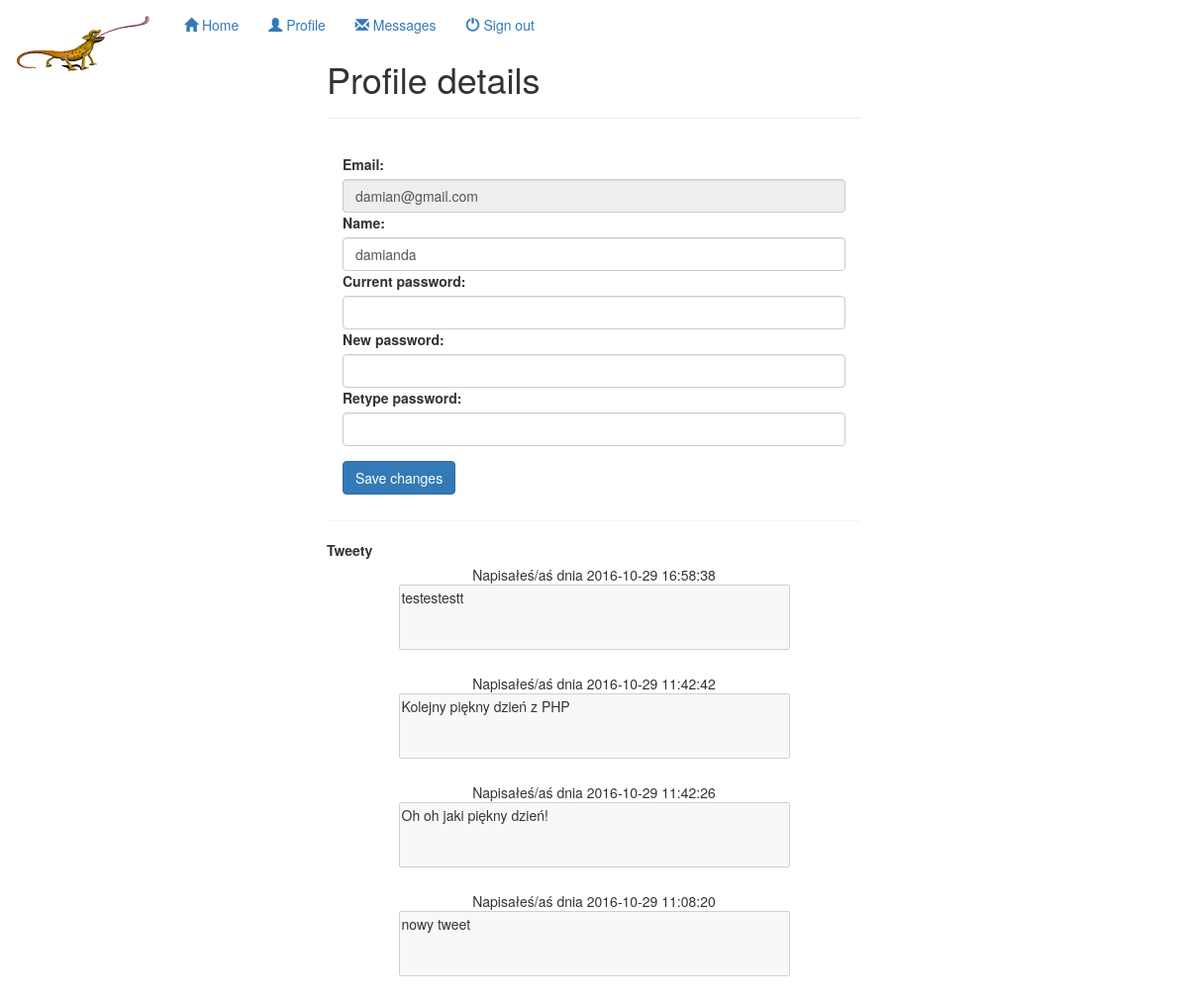
Screenshot of /account.php (signed in) with the database file from the repository.
### tables this page shows
CREATE TABLE IF NOT EXISTS `Users` (
  `id` int(11) NOT NULL AUTO_INCREMENT,
  `email` varchar(255) NOT NULL,
  `name` varchar(255) NOT NULL,
  `hashed_password` varchar(255) NOT NULL,
  PRIMARY KEY (`id`),
  UNIQUE KEY `email` (`email`)
);

CREATE TABLE IF NOT EXISTS `Tweet` (
  `id` int(11) NOT NULL AUTO_INCREMENT,
  `user_id` int(11) DEFAULT NULL,
  `content` varchar(140) NOT NULL,
  `creation_date` datetime NOT NULL,
  PRIMARY KEY (`id`),
  KEY `user_id` (`user_id`)
);

### src/User.php (called while the page is built, shortened)
<?php
class User {
    private $id;
    private $name;
    private $email;
    public function __construct() {
        $this->id = -1;
        $this->name = '';
        $this->email = '';
    }
    public function getId() {
        return $this->id;
    }
    public function setName($name) {
        if (is_string($name) && strlen(trim($name)) > 0) {
            $this->name = trim($name);
        }
    }
    public function getName() {
        return $this->name;
    }
    public function setEmail($email) {
        if (is_string($email) && strlen(trim($email)) >= 5) {
            $this->email = trim($email);
        }
    }
    public function getEmail() {
        return $this->email;
    }
    static public function loadUserById(mysqli $connection, $id) {
        $query = "SELECT * FROM Users WHERE id = " . $connection->real_escape_string($id);
        $res = $connection->query($query);
        if ($res && $res->num_rows == 1) {
            $row = $res->fetch_assoc();
            $user = new User();
            $user->id = $row['id'];
            $user->setName($row['name']);
            $user->setEmail($row['email']);
            $user->hashedPassword = $row['hashed_password'];
            return $user;
        }
        return null;
    }
}
?>

### src/Tweet.php (called while the page is built, shortened)
<?php
class Tweet {
    private $tweetContent;
    private $creationDate;
    public function __construct() {
        $this->tweetContent = '';
        $this->creationDate = date("Y-m-d H:i:s");
    }
    public function setTweetContent($tweetContent) {
        if (is_string($tweetContent) && strlen(trim($tweetContent)) > 0) {
            $this->tweetContent = trim($tweetContent);
        }
    }
    public function getTweetContent() {
        return $this->tweetContent;
    }
    public function getCreationDate() {
        return $this->creationDate;
    }
    static public function loadAllTweetByUserId(mysqli $connection, $userId) {
        $query = "SELECT * FROM Tweet WHERE user_id = " . $connection->real_escape_string($userId);
        $tweets = [];
        $res = $connection->query($query);
        if ($res) {
            foreach ($res as $row) {
                $tweet = new Tweet();
                $tweet->id = $row['id'];
                $tweet->setUserId($row['user_id']);
                $tweet->setTweetContent($row['content']);
                $tweet->creationDate = $row['creation_date'];
                $tweets[] = $tweet;
            }
        }
        return $tweets;
    }
}

### account.php (the view, shortened to what this page needs)
<?php
require_once 'connection.php';
require_once 'src/User.php';
require_once 'src/Tweet.php';
$connectedUserId = $_SESSION['user_id'];
$loggedUser = User::loadUserById($conn, $connectedUserId);
$loggedUserId = $loggedUser->getId();
$loggedUserEmail = $loggedUser->getEmail();
$loggedUserName = $loggedUser->getName();
$userTweets = Tweet::loadAllTweetByUserId($conn, $loggedUserId);
?>
<!DOCTYPE html>
<html lang="pl-PL">
<head>
    <link href="style/style.css" rel="stylesheet">
    <link rel='stylesheet' href='https://maxcdn.bootstrapcdn.com/bootstrap/3.2.0/css/bootstrap.min.css'>
</head>
<body>
<nav class="navbar navbar navbar-fixed-top">
    <div class="container-fluid">
        <div class="navbar-header">
            <a class="navbar-brand" href="index.php"><img src="img/chameleon.png"></a>
        </div>
        <ul class="nav navbar-nav">
            <li><a href="index.php"><span class="glyphicon glyphicon-home"></span> Home</a></li>
            <li><a href="account.php"><span class="glyphicon glyphicon-user"></span> Profile</a></li>
            <li><a href="messagesBox.php"><span class="glyphicon glyphicon-envelope"></span> Messages</a></li>
            <li><a href="logout.php"><span class="glyphicon glyphicon-off"></span> Sign out</a></li>
        </ul>
    </div>
</nav>
<br>
<div class="container">
    <div class='col-xs-12 col-sm-6 col-sm-offset-3'>
        <div class='page-header'>
            <h1>Profile details</h1>
        </div>
        <div class='panel'>
            <div class='panel-body'>
                <form action="account.php" method="post">
                    <div class='form-group'>
                        <label>Email:</label>
                        <input type="text" class='form-control' id='email' name="email"
                               value="<?php echo $loggedUserEmail ?>" disabled>
                        <label>Name:</label>
                        <input type="text" class='form-control' id='name' name="name"
                               value="<?php echo $loggedUserName ?>">
                        <label>Current password:</label>
                        <input type="password" class='form-control' id='oldpass' name="oldpass" value="">
                        <label>New password:</label>
                        <input type="password" class='form-control' id='pass1' name="pass1" value="">
                        <label>Retype password:</label>
                        <input type="password" class='form-control' id='pass2' name="pass2" value="">
                    </div>
                    <p>
                        <button class='btn btn-primary'>Save changes</button>
                    </p>
                </form>
            </div>
        </div>
    </div>
</div>
</body>
</html>
<div class="container">
<div class="class='col-xs-12 col-sm-6 col-sm-offset-3" >
    <label>
        Tweety
    </label>
</div>
</div>
<?php
rsort($userTweets);
foreach ($userTweets as $singleUserTweet) {
echo '<div align="center">';
    echo 'Napisałeś/aś dnia ' . $singleUserTweet->getCreationDate() . '<br>';
    echo '<textarea rows="3" cols="50" style="resize: none" disabled>' . $singleUserTweet->getTweetContent() . '</textarea>' . '<br><br>';
    echo '</div>';
}
?>

### rows the page displays
users: email "damian@gmail.com", name "damianda"
tweet: creation_date "2016-10-29 16:58:38", content "testestestt"
tweet: creation_date "2016-10-29 11:42:42", content "Kolejny piękny dzień z PHP"
tweet: creation_date "2016-10-29 11:42:26", content "Oh oh jaki piękny dzień!"
tweet: creation_date "2016-10-29 11:08:20", content "nowy tweet"
